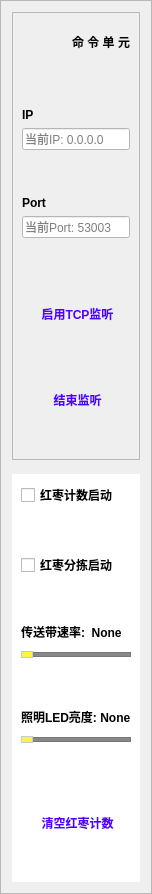
         <widget class="QFrame" name="log_show">
          <property name="minimumSize">
           <size>
            <width>0</width>
            <height>0</height>
           </size>
          </property>
          <property name="maximumSize">
           <size>
            <width>0</width>
            <height>65536</height>
           </size>
          </property>
          <property name="styleSheet">
           <string notr="true">QFrame#log_show{
	border-top-color: rgb(67,110,238);
	border-top-width: 2px;
	border-bottom-color: rgb(67,110,238);
	border-bottom-width: 2px;
}
QFrame#frame_log_info{
	background-color:rgb(255, 255, 255);
	border:none;
}
QCheckBox{
	color: rgb(0, 0, 0);
	font: 13pt &quot;方正姚体&quot;;
	font-weight: bold;
}
QCheckBox:hover{
	color: rgb(0, 255, 0);
	background-color: rgb(185, 185, 185);
	font: 13pt &quot;方正姚体&quot;;
	font-weight: bold;
}
QPushButton{
    border:none;
    background-repeat: no-repeat;
    background-position: left center;
    border-left: 3px solid transparent;
    color: rgb(85, 0, 255);
    font: 12pt &quot;Times New Roman&quot;;
    font-weight: bold;
	text-align: center;
}
QPushButton:hover{
    border:none;
    background-color: gray; 鼠标悬停时的背景颜色为灰色 
    background-repeat: no-repeat;
    background-position: left 15px center;
    border-left: 0px solid transparent;
	color: rgb(0, 255, 127);  确保鼠标悬停时的字体颜色 
    font: 12pt &quot;Times New Roman&quot;;
    font-weight: bold;
 	text-align: center;
}
QPushButton:pressed{
    border:none;
    background-color: rgb(85, 0, 255);
    background-repeat: no-repeat;
    background-position: left 15px center;
    border-left: 0px solid transparent;
    color: rgb(0, 255, 127); /* 保持鼠标悬停时的字体颜色 */
    font: 12pt &quot;Times New Roman&quot;;
    font-weight: bold;
    text-align: center;
}
QLabel{
    background-color: none;
	font: 12pt &quot;华文中宋&quot;;
	color: black;
	font-weight: bold;
	text-align: left;
}
QLabel#cmd_logo{
	
	background-image: url(:/v2/images/rescaled_icons_v2/yuanchengkongzhi.png);
 	background-repeat: no-repeat;
 	background-position: left 15px center;
	text-align: center;
}
QPushButton#cmd_set{
	background-image: url(:/v2/images/rescaled_icons_v2/shenduxuexi1.png); /* tcp监听按钮 */
} 
QPushButton#cmd_stop{
	background-image: url(:/v2/images/rescaled_icons_v2/tubiaozhizuomobanyihuifu-.png);  /* 结束监听按钮 */
} 
QPushButton#re_counter{
	background-image: url(:/v2/images/rescaled_icons_v2/qingkong.png);  /* 计数重置按钮 */
}
QLineEdit {
    background-color: white; /* 默认背景色为白色 */
    color: black;            /* 字体颜色为黑色 */
}
QLineEdit:hover {
    background-color: lightgray; /* 鼠标悬停时背景色为浅灰色 */
    color: black;                /* 字体颜色保持为黑色 */
}
/*horizontal ：水平QSlider*/
QSlider::groove:horizontal {
border: 0px solid #bbb;
}

/*1.滑动过的槽设计参数*/
QSlider::sub-page:horizontal {
 /*槽颜色*/
background: rgb(90,49,255);
 /*外环区域倒圆角度*/
border-radius: 2px;
 /*上遮住区域高度*/
margin-top:8px;
 /*下遮住区域高度*/
margin-bottom:8px;
/*width在这里无效，不写即可*/
}

/*2.未滑动过的槽设计参数*/
QSlider::add-page:horizontal {
/*槽颜色*/
background: rgb(136, 136, 136);
/*外环大小0px就是不显示，默认也是0*/
border: 1px solid #777;
/*外环区域倒圆角度*/
border-radius: 2px;
 /*上遮住区域高度*/
margin-top:9px;
 /*下遮住区域高度*/
margin-bottom:9px;
}
 
/*3.平时滑动的滑块设计参数*/
QSlider::handle:horizontal {
/*滑块颜色*/
background: rgb(255, 243, 69);
/*滑块的宽度*/
width: 10px;
/*滑块外环为1px，再加颜色*/
border: 1px solid rgb(193,204,208);
 /*滑块外环倒圆角度*/
border-radius: 5px; 
 /*上遮住区域高度*/
margin-top:4px;
 /*下遮住区域高度*/
margin-bottom:4px;
}

/*4.手动拉动时显示的滑块设计参数*/
QSlider::handle:horizontal:hover {
/*滑块颜色*/
background: rgb(85, 85, 255);
/*滑块的宽度*/
width: 10px;
/*滑块外环为1px，再加颜色*/
border: 1px solid rgb(193,204,208);
 /*滑块外环倒圆角度*/
border-radius: 5px; 
 /*上遮住区域高度*/
margin-top:4px;
 /*下遮住区域高度*/
margin-bottom:4px;
}

/*5.手动拉动时显示的滑块设计参数*/
QSlider::handle:horizontal:pressed {
/*滑块颜色*/
background: rgb(0, 170, 255);
/*滑块的宽度*/
width: 10px;
/*滑块外环为1px，再加颜色*/
border: 1px solid rgb(193,204,208);
 /*滑块外环倒圆角度*/
border-radius: 5px; 
 /*上遮住区域高度*/
margin-top:4px;
 /*下遮住区域高度*/
margin-bottom:4px;
}</string>
          </property>
          <property name="frameShape">
           <enum>QFrame::Shape::StyledPanel</enum>
          </property>
          <property name="frameShadow">
           <enum>QFrame::Shadow::Raised</enum>
          </property>
          <layout class="QVBoxLayout" name="verticalLayout_13">
           <item>
            <widget class="QFrame" name="frame_cmd">
             <property name="minimumSize">
              <size>
               <width>0</width>
               <height>250</height>
              </size>
             </property>
             <property name="frameShape">
              <enum>QFrame::Shape::StyledPanel</enum>
             </property>
             <property name="frameShadow">
              <enum>QFrame::Shadow::Raised</enum>
             </property>
             <layout class="QVBoxLayout" name="verticalLayout_12">
              <item>
               <widget class="QLabel" name="cmd_logo">
                <property name="minimumSize">
                 <size>
                  <width>0</width>
                  <height>40</height>
                 </size>
                </property>
                <property name="maximumSize">
                 <size>
                  <width>16777215</width>
                  <height>40</height>
                 </size>
                </property>
                <property name="text">
                 <string>命 令 单 元</string>
                </property>
                <property name="alignment">
                 <set>Qt::AlignmentFlag::AlignRight|Qt::AlignmentFlag::AlignTrailing|Qt::AlignmentFlag::AlignVCenter</set>
                </property>
               </widget>
              </item>
              <item>
               <spacer name="verticalSpacer_20">
                <property name="orientation">
                 <enum>Qt::Orientation::Vertical</enum>
                </property>
                <property name="sizeHint" stdset="0">
                 <size>
                  <width>20</width>
                  <height>40</height>
                 </size>
                </property>
               </spacer>
              </item>
              <item>
               <widget class="QLabel" name="IPviewcmd">
                <property name="maximumSize">
                 <size>
                  <width>16777215</width>
                  <height>20</height>
                 </size>
                </property>
                <property name="text">
                 <string>IP</string>
                </property>
               </widget>
              </item>
              <item>
               <widget class="QLineEdit" name="IPcmd">
                <property name="placeholderText">
                 <string>当前IP: 0.0.0.0</string>
                </property>
               </widget>
              </item>
              <item>
               <spacer name="verticalSpacer_16">
                <property name="orientation">
                 <enum>Qt::Orientation::Vertical</enum>
                </property>
                <property name="sizeHint" stdset="0">
                 <size>
                  <width>20</width>
                  <height>40</height>
                 </size>
                </property>
               </spacer>
              </item>
              <item>
               <widget class="QLabel" name="Portviewcmd">
                <property name="maximumSize">
                 <size>
                  <width>16777215</width>
                  <height>20</height>
                 </size>
                </property>
                <property name="text">
                 <string>Port</string>
                </property>
               </widget>
              </item>
              <item>
               <widget class="QLineEdit" name="Portcmd">
                <property name="placeholderText">
                 <string>当前Port: 53003</string>
                </property>
               </widget>
              </item>
              <item>
               <spacer name="verticalSpacer_21">
                <property name="orientation">
                 <enum>Qt::Orientation::Vertical</enum>
                </property>
                <property name="sizeHint" stdset="0">
                 <size>
                  <width>20</width>
                  <height>40</height>
                 </size>
                </property>
               </spacer>
              </item>
              <item>
               <widget class="QPushButton" name="cmd_set">
                <property name="minimumSize">
                 <size>
                  <width>0</width>
                  <height>40</height>
                 </size>
                </property>
                <property name="maximumSize">
                 <size>
                  <width>16777215</width>
                  <height>20</height>
                 </size>
                </property>
                <property name="text">
                 <string>启用TCP监听</string>
                </property>
               </widget>
              </item>
              <item>
               <spacer name="verticalSpacer_22">
                <property name="orientation">
                 <enum>Qt::Orientation::Vertical</enum>
                </property>
                <property name="sizeHint" stdset="0">
                 <size>
                  <width>20</width>
                  <height>40</height>
                 </size>
                </property>
               </spacer>
              </item>
              <item>
               <widget class="QPushButton" name="cmd_stop">
                <property name="minimumSize">
                 <size>
                  <width>0</width>
                  <height>40</height>
                 </size>
                </property>
                <property name="maximumSize">
                 <size>
                  <width>16777215</width>
                  <height>20</height>
                 </size>
                </property>
                <property name="text">
                 <string>结束监听</string>
                </property>
               </widget>
              </item>
              <item>
               <spacer name="verticalSpacer_23">
                <property name="orientation">
                 <enum>Qt::Orientation::Vertical</enum>
                </property>
                <property name="sizeHint" stdset="0">
                 <size>
                  <width>20</width>
                  <height>40</height>
                 </size>
                </property>
               </spacer>
              </item>
             </layout>
            </widget>
           </item>
           <item>
            <widget class="QLabel" name="label_8">
             <property name="minimumSize">
              <size>
               <width>0</width>
               <height>2</height>
              </size>
             </property>
             <property name="maximumSize">
              <size>
               <width>65536</width>
               <height>0</height>
              </size>
             </property>
             <property name="styleSheet">
              <string notr="true">QLabel{
	border-top-color: rgb(67,110,238);
	border-top-width: 2px;
}</string>
             </property>
             <property name="text">
              <string/>
             </property>
            </widget>
           </item>
           <item>
            <widget class="QFrame" name="frame_log_info">
             <property name="frameShape">
              <enum>QFrame::Shape::StyledPanel</enum>
             </property>
             <property name="frameShadow">
              <enum>QFrame::Shadow::Raised</enum>
             </property>
             <layout class="QVBoxLayout" name="verticalLayout_16">
              <item>
               <widget class="QCheckBox" name="yolo_counter">
                <property name="text">
                 <string>红枣计数启动</string>
                </property>
               </widget>
              </item>
              <item>
               <spacer name="verticalSpacer_27">
                <property name="orientation">
                 <enum>Qt::Orientation::Vertical</enum>
                </property>
                <property name="sizeHint" stdset="0">
                 <size>
                  <width>20</width>
                  <height>40</height>
                 </size>
                </property>
               </spacer>
              </item>
              <item>
               <widget class="QCheckBox" name="jujube_select">
                <property name="text">
                 <string>红枣分拣启动</string>
                </property>
               </widget>
              </item>
              <item>
               <spacer name="verticalSpacer_10">
                <property name="orientation">
                 <enum>Qt::Orientation::Vertical</enum>
                </property>
                <property name="sizeHint" stdset="0">
                 <size>
                  <width>20</width>
                  <height>40</height>
                 </size>
                </property>
               </spacer>
              </item>
              <item>
               <widget class="QLabel" name="conveyor_label">
                <property name="text">
                 <string>传送带速率:  None</string>
                </property>
               </widget>
              </item>
              <item>
               <widget class="QSlider" name="conveyor_value">
                <property name="orientation">
                 <enum>Qt::Orientation::Horizontal</enum>
                </property>
               </widget>
              </item>
              <item>
               <spacer name="verticalSpacer_15">
                <property name="orientation">
                 <enum>Qt::Orientation::Vertical</enum>
                </property>
                <property name="sizeHint" stdset="0">
                 <size>
                  <width>20</width>
                  <height>40</height>
                 </size>
                </property>
               </spacer>
              </item>
              <item>
               <widget class="QLabel" name="LED_label">
                <property name="text">
                 <string>照明LED亮度: None</string>
                </property>
               </widget>
              </item>
              <item>
               <widget class="QSlider" name="LED_value">
                <property name="orientation">
                 <enum>Qt::Orientation::Horizontal</enum>
                </property>
               </widget>
              </item>
              <item>
               <spacer name="verticalSpacer_14">
                <property name="orientation">
                 <enum>Qt::Orientation::Vertical</enum>
                </property>
                <property name="sizeHint" stdset="0">
                 <size>
                  <width>20</width>
                  <height>40</height>
                 </size>
                </property>
               </spacer>
              </item>
              <item>
               <widget class="QPushButton" name="re_counter">
                <property name="minimumSize">
                 <size>
                  <width>0</width>
                  <height>40</height>
                 </size>
                </property>
                <property name="maximumSize">
                 <size>
                  <width>16777215</width>
                  <height>20</height>
                 </size>
                </property>
                <property name="text">
                 <string>清空红枣计数</string>
                </property>
               </widget>
              </item>
              <item>
               <spacer name="verticalSpacer_17">
                <property name="orientation">
                 <enum>Qt::Orientation::Vertical</enum>
                </property>
                <property name="sizeHint" stdset="0">
                 <size>
                  <width>20</width>
                  <height>40</height>
                 </size>
                </property>
               </spacer>
              </item>
             </layout>
            </widget>
           </item>
          </layout>
         </widget>
